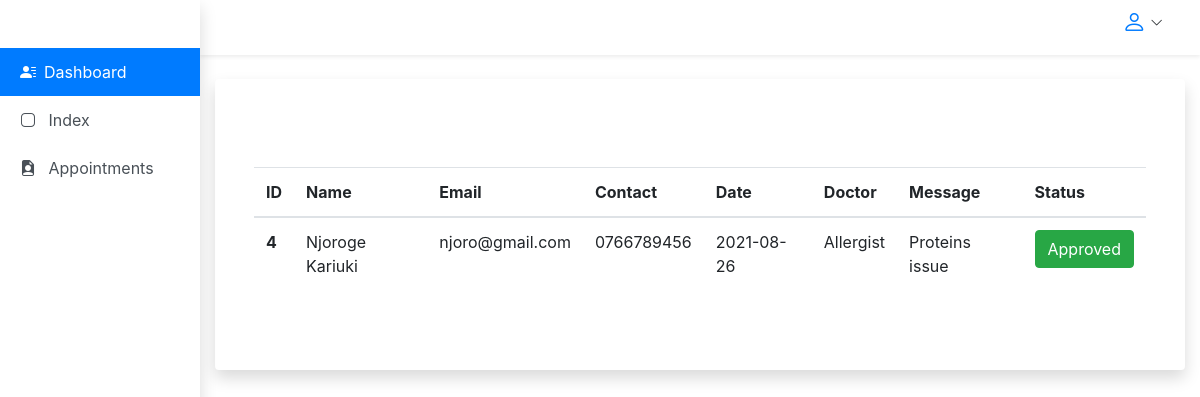
The page /dashboard/appointments (signed in) on the database its author committed.
### models.py (models this page shows, shortened)
class Appointments(db.Model):
    __tablename__ = "appointments"
    id = db.Column(db.Integer, primary_key=True)
    phone_no = db.Column(db.String(50), nullable=False)
    date = db.Column(db.String(50), default=datetime.utcnow)
    doctor = db.Column(db.String(50), nullable=False)
    message = db.Column(db.Text, nullable=False)
    status = db.Column(db.Boolean, default=False)
    user_id = db.Column(db.Integer, db.ForeignKey("user.id",ondelete="SET NULL"), nullable=True)
    user = db.relationship("User", backref=db.backref("user"), lazy=True)

class User(UserMixin, db.Model):
    __tablename__ = "user"
    id = db.Column(db.Integer, primary_key=True)
    email = db.Column(db.String(64), unique=True, nullable=False, index=True)
    pwd = db.Column(db.String(300), nullable=False, unique=True)
    name = db.Column(db.String(20), nullable=False)
    member_since = db.Column(db.DateTime(), default=datetime.utcnow)
    role_id = db.Column(db.Integer, db.ForeignKey("roles.id"), nullable = False)
    def can(self, permissions):
        return self.role is not None and \
        (self.role.permissions & permissions) == permissions
    def is_administrator(self):
        return self.can(Permission.ADMIN)

### main.py (the view)
@app.route("/dashboard/appointments", methods=("GET", "POST"), strict_slashes=False)
@login_required
def appointments():
    appointments = Appointments.query.order_by(Appointments.id.asc()).all()
    return render_template("appointment.html",
        title="CLINICA | Dashboard",
        appointments=appointments
        )

### main.py (called while the page is built)
@login_manager.user_loader
def load_user(user_id):
    return User.query.get(int(user_id))

### templates/appointment.html (shortened to what this page needs)
{% extends "dashboard_base.html" %} {% block title%} {{ title }} {% endblock %}
{% block content%}
<div class="container">
  <table class="table">
    <thead>
      <tr>
        <th scope="col">ID</th>
        <th scope="col">Name</th>
        <th scope="col">Email</th>
        <th scope="col">Contact</th>
        <th scope="col">Date</th>
        <th scope="col">Doctor</th>
        <th scope="col">Message</th>
        <th scope="col">Status</th>
      </tr>
    </thead>
    <tbody>
      {% for appointment in appointments %}
      {% if current_user.id == appointment.user.id%}
      <tr>
        <th scope="row">{{ appointment.id }}</th>
        <td>{{ appointment.user.name }}</td>
        <td>{{ appointment.user.email }}</td>
        <td>{{ appointment.phone_no }}</td>
        <td>{{ appointment.date }}</td>
        <td>{{ appointment.doctor }}</td>
        <td>{{ appointment.message }}</td>
        <td>
          {%if appointment.status == False%}
          <a class="btn btn-danger">Pending</a>
          {%else%}
          <a class="btn btn-success">Approved</a>
          {%endif%}
        </td>
      </tr>
      {%endif%} {% endfor %}
    </tbody>
  </table>
</div>
{% endblock%}

### static/css/admin.css (style rules this page uses)
body { font-family: 'Barlow', sans-serif; }

### rows shown on the page
Appointments: id "4", user.name "Njoroge Kariuki", user.email "njoro@gmail.com", phone_no "0766789456", date "2021-08-26", doctor "Allergist", message "Proteins issue", status "Approved"
